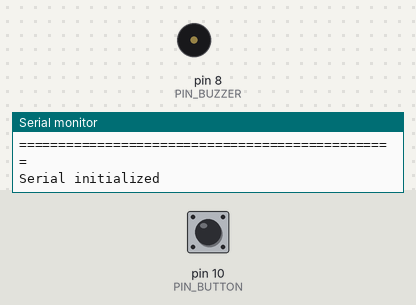
Recording of a sketch running on a simulated Arduino Uno, built with avr-gcc and run on an emulated ATmega328P. Parts: buzzer (waves = sounding), the last lines printed to the serial monitor. The test bench sets the inputs (shaded band); at power-on: pin 10 (PIN_BUTTON) HIGH.

Above: at 1.2 s.
1.3 s: pin 10 (PIN_BUTTON) pulled LOW for 0.15 s
At 2.0 s:
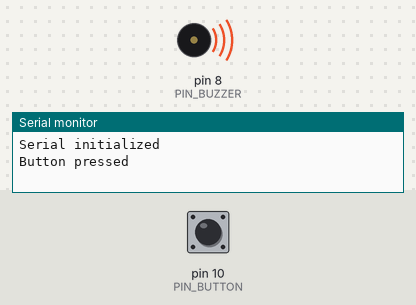
7.4 s: pin 10 (PIN_BUTTON) pulled LOW for 1 s
Timing chart, 0 to 15.5 s (numbered marks = the images above; inputs shaded):
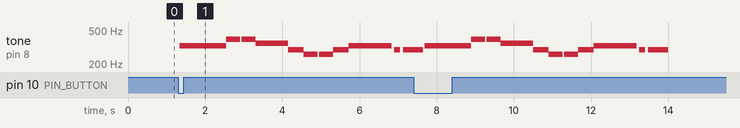

Measured:
- after the input at 1.3 s, tone on pin 8 (PIN_BUZZER): plays 329 Hz for 1.2 s, 391 Hz for 0.36 s, 391 Hz for 0.36 s, 349 Hz for 0.84 s, 293 Hz for 0.40 s, 261 Hz for 0.36 s … (11 notes in this stretch), starting after 0.05 s

The sketch:

007-passive-buzzer-melody.ino
```cpp
#define PIN_BUZZER 8
#define PIN_BUTTON 10

#define C_FREQ 261.63   // Frequency of C note
#define Cs_FREQ 277.18  // Frequency of C# or Db note
#define D_FREQ 293.66   // Frequency of D note
#define Ds_FREQ 311.13  // Frequency of D# or Eb note
#define E_FREQ 329.63   // Frequency of E note
#define F_FREQ 349.23   // Frequency of F note
#define Fs_FREQ 369.99  // Frequency of F# or Gb note
#define G_FREQ 392.00   // Frequency of G note
#define Gs_FREQ 415.30  // Frequency of G# or Ab note
#define A_FREQ 440.00   // Frequency of A note
#define As_FREQ 466.16  // Frequency of A# or Bb note
#define B_FREQ 493.88   // Frequency of B note

int full_note_duration = 2000;  // 4/4 note is 2sec
float speed = 1.5;              // to speed up / slow down entire melody. 1 is normal speed
float speed_multiplier = (1.0 / speed);

void setup() {
  pinMode(PIN_BUZZER, OUTPUT);
  pinMode(PIN_BUTTON, INPUT_PULLUP);

  Serial.begin(9600);
  while (!Serial)
    ;  // Wait until Serial is ready
  Serial.println("================================================");
  Serial.println("Serial initialized");
}

void loop() {
  if (digitalRead(PIN_BUTTON) == LOW) {  // if button pressed
    Serial.println("Button pressed");
    play_ode_to_joy();
  }
}

void play_ode_to_joy() {
  playTone(E_FREQ, .25);

  playTone(E_FREQ, .25);

  playTone(F_FREQ, .25);

  playTone(G_FREQ, .25);

  playTone(G_FREQ, .25);

  playTone(F_FREQ, .25);

  playTone(E_FREQ, .25);

  playTone(D_FREQ, .25);

  playTone(C_FREQ, .25);

  playTone(C_FREQ, .25);

  playTone(D_FREQ, .25);

  playTone(E_FREQ, .25);

  playTone(E_FREQ, .5);

  playTone(D_FREQ, .125);

  playTone(D_FREQ, .375);
}

void st_delay() {  // standard delay between notes
  delay(speed_multiplier * 100);
}

void playTone(float frequency, float note_duration) {
  int duration = speed_multiplier * full_note_duration * note_duration;
  int period = 1000000 / frequency;  // Calculate the period in microseconds
  int half_period = period / 2;      // Calculate half the period

  unsigned long duration_in_mcs = static_cast<unsigned long>(duration) * 1000;

  // Serial.println("------------------------------------------------");
  // Serial.println("speed_multiplier: " + String(speed_multiplier));
  // Serial.println("frequency: " + String(frequency));
  // Serial.println("duration: " + String(duration));
  // Serial.println("period: " + String(period));
  // Serial.println("half_period: " + String(half_period));
  // Serial.println("duration_in_mcs: " + String(duration_in_mcs));

  // int iterations = 0;
  for (unsigned long i = 0; i < duration_in_mcs; i += period) {
    digitalWrite(PIN_BUZZER, HIGH);  // Turn buzzer ON
    delayMicroseconds(half_period);  // Wait for half the period
    digitalWrite(PIN_BUZZER, LOW);   // Turn buzzer OFF
    delayMicroseconds(half_period);  // Wait for half the period

    // iterations++;
  }

  // Serial.println("iterations: " + String(iterations));

  st_delay();
}
```
